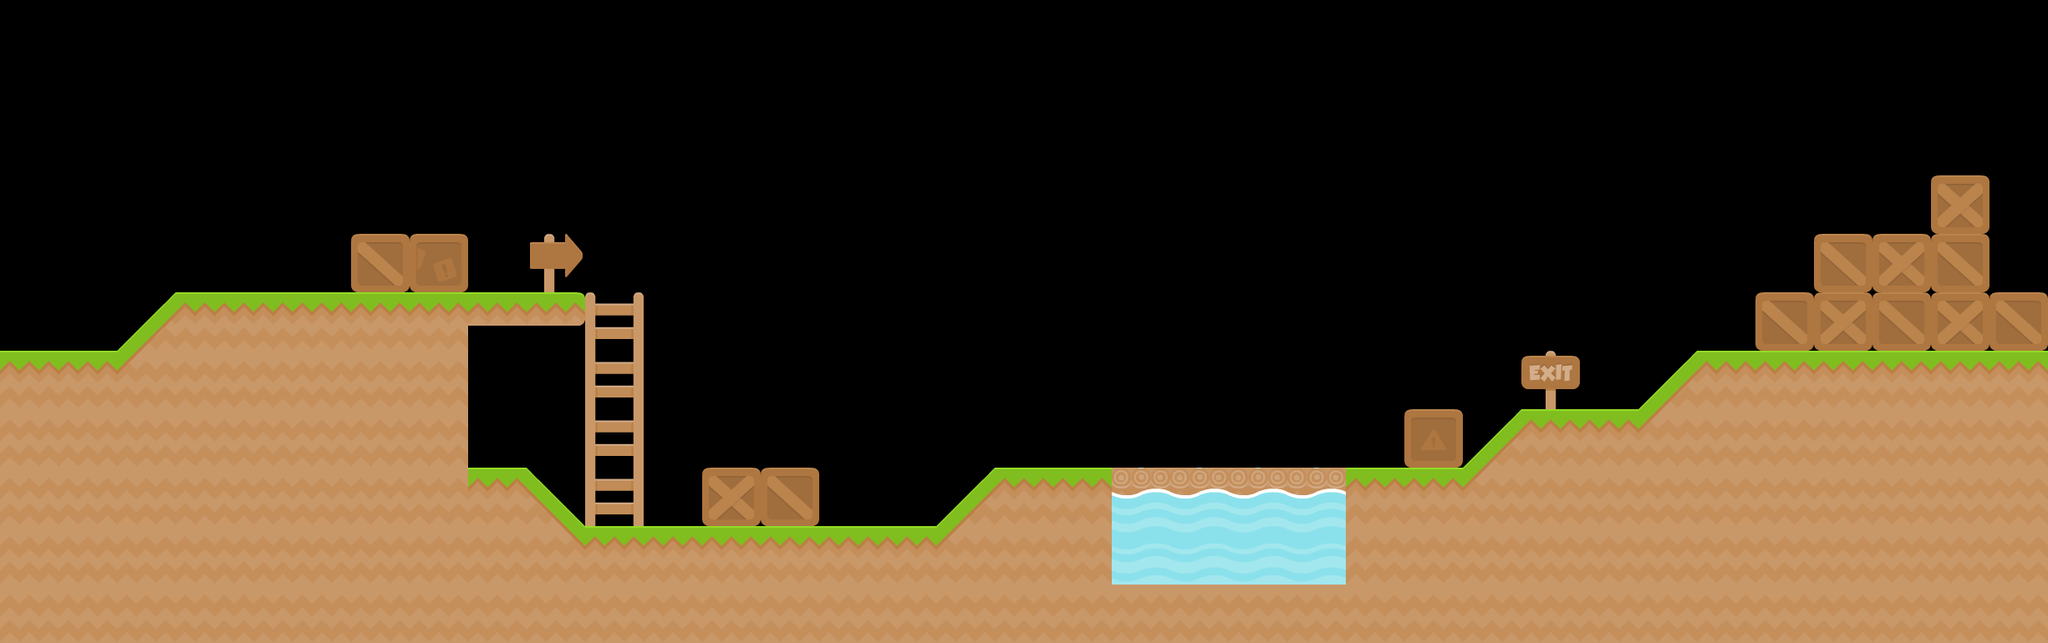

This game map was drawn from its Tiled (.tmx) file and the tilesets committed beside it. A one-line description and the full map source follow:
An orthogonal 35x11 tile map with 70x70 px tiles, 5 tile layers (Backgrounds, Colliders, Ladders, Water, ...).

<map version="1.5" tiledversion="1.6.0" orientation="orthogonal" renderorder="right-down" width="35" height="11" tilewidth="70" tileheight="70" infinite="0" nextlayerid="6" nextobjectid="1">
 <tileset firstgid="1" name="tiles" tilewidth="70" tileheight="70" spacing="4" margin="1" tilecount="156" columns="12">
  <image source="../images/spritesheets/tiles.png" trans="ff00ff" width="886" height="960" />
 </tileset>
 <layer id="5" name="Backgrounds" width="35" height="11">
  <data encoding="csv">
0,0,0,0,0,0,0,0,0,0,0,0,0,0,0,0,0,0,0,0,0,0,0,0,0,0,0,0,0,0,0,0,0,0,0,
0,0,0,0,0,0,0,0,0,0,0,0,0,0,0,0,0,0,0,0,0,0,0,0,0,0,0,0,0,0,0,0,0,0,0,
0,0,0,0,0,0,0,0,0,0,0,0,0,0,0,0,0,0,0,0,0,0,0,0,0,0,0,0,0,0,0,0,0,0,0,
0,0,0,0,0,0,0,0,0,0,0,0,0,0,0,0,0,0,0,0,0,0,0,0,0,0,0,0,0,0,0,0,0,0,0,
0,0,0,0,0,0,0,0,0,0,0,0,0,0,0,0,0,0,0,0,0,0,0,0,0,0,0,0,0,0,0,0,0,0,0,
0,0,0,0,0,0,0,0,0,0,0,0,0,0,0,0,0,0,0,0,0,0,0,0,0,0,0,0,0,0,0,0,0,0,0,
0,0,0,0,0,0,0,0,0,0,0,0,0,0,0,0,0,0,0,0,0,0,0,0,0,0,0,0,0,0,0,0,0,0,0,
0,0,0,0,0,0,0,0,0,0,0,0,0,0,0,0,0,0,0,0,0,0,0,0,0,0,0,0,0,0,0,0,0,0,0,
0,0,0,0,0,0,0,0,0,0,0,0,0,0,0,0,0,0,0,153,153,153,153,0,0,0,0,0,0,0,0,0,0,0,0,
0,0,0,0,0,0,0,0,0,0,0,0,0,0,0,0,0,0,0,153,153,153,153,0,0,0,0,0,0,0,0,0,0,0,0,
0,0,0,0,0,0,0,0,0,0,0,0,0,0,0,0,0,0,0,0,0,0,0,0,0,0,0,0,0,0,0,0,0,0,0
</data>
 </layer>
 <layer id="1" name="Colliders" width="35" height="11">
  <data encoding="csv">
0,0,0,0,0,0,0,0,0,0,0,0,0,0,0,0,0,0,0,0,0,0,0,0,0,0,0,0,0,0,0,0,0,0,0,
0,0,0,0,0,0,0,0,0,0,0,0,0,0,0,0,0,0,0,0,0,0,0,0,0,0,0,0,0,0,0,0,0,0,0,
0,0,0,0,0,0,0,0,0,0,0,0,0,0,0,0,0,0,0,0,0,0,0,0,0,0,0,0,0,0,0,0,0,0,0,
0,0,0,0,0,0,0,0,0,0,0,0,0,0,0,0,0,0,0,0,0,0,0,0,0,0,0,0,0,0,0,0,0,133,0,
0,0,0,0,0,0,145,110,0,0,0,0,0,0,0,0,0,0,0,0,0,0,0,0,0,0,0,0,0,0,0,145,133,145,0,
0,0,33,104,104,104,104,104,57,45,0,0,0,0,0,0,0,0,0,0,0,0,0,0,0,0,0,0,0,0,145,133,145,133,145,
104,104,21,153,153,153,153,153,0,0,0,0,0,0,0,0,0,0,0,0,0,0,0,0,0,0,0,0,33,104,104,104,104,104,104,
153,153,153,153,153,153,153,153,0,0,0,0,0,0,0,0,0,0,0,0,0,0,0,0,37,33,104,104,21,153,153,153,153,153,153,
153,153,153,153,153,153,153,153,104,9,0,0,133,145,0,0,33,104,104,1073741949,1073741949,1073741949,1073741949,104,104,21,153,153,153,153,153,153,153,153,153,
153,153,153,153,153,153,153,153,153,152,104,104,104,104,104,104,21,153,153,0,0,0,0,153,153,153,153,153,153,153,153,153,153,153,153,
153,153,153,153,153,153,153,153,153,153,153,153,153,153,153,153,153,153,153,153,153,153,153,153,153,153,153,153,153,153,153,153,153,153,153
</data>
 </layer>
 <layer id="4" name="Ladders" width="35" height="11">
  <data encoding="csv">
0,0,0,0,0,0,0,0,0,0,0,0,0,0,0,0,0,0,0,0,0,0,0,0,0,0,0,0,0,0,0,0,0,0,0,
0,0,0,0,0,0,0,0,0,0,0,0,0,0,0,0,0,0,0,0,0,0,0,0,0,0,0,0,0,0,0,0,0,0,0,
0,0,0,0,0,0,0,0,0,0,0,0,0,0,0,0,0,0,0,0,0,0,0,0,0,0,0,0,0,0,0,0,0,0,0,
0,0,0,0,0,0,0,0,0,0,0,0,0,0,0,0,0,0,0,0,0,0,0,0,0,0,0,0,0,0,0,0,0,0,0,
0,0,0,0,0,0,0,0,0,0,0,0,0,0,0,0,0,0,0,0,0,0,0,0,0,0,0,0,0,0,0,0,0,0,0,
0,0,0,0,0,0,0,0,0,0,20,0,0,0,0,0,0,0,0,0,0,0,0,0,0,0,0,0,0,0,0,0,0,0,0,
0,0,0,0,0,0,0,0,0,0,32,0,0,0,0,0,0,0,0,0,0,0,0,0,0,0,0,0,0,0,0,0,0,0,0,
0,0,0,0,0,0,0,0,0,0,32,0,0,0,0,0,0,0,0,0,0,0,0,0,0,0,0,0,0,0,0,0,0,0,0,
0,0,0,0,0,0,0,0,0,0,32,0,0,0,0,0,0,0,0,0,0,0,0,0,0,0,0,0,0,0,0,0,0,0,0,
0,0,0,0,0,0,0,0,0,0,0,0,0,0,0,0,0,0,0,0,0,0,0,0,0,0,0,0,0,0,0,0,0,0,0,
0,0,0,0,0,0,0,0,0,0,0,0,0,0,0,0,0,0,0,0,0,0,0,0,0,0,0,0,0,0,0,0,0,0,0
</data>
 </layer>
 <layer id="2" name="Water" width="35" height="11">
  <data encoding="csv">
0,0,0,0,0,0,0,0,0,0,0,0,0,0,0,0,0,0,0,0,0,0,0,0,0,0,0,0,0,0,0,0,0,0,0,
0,0,0,0,0,0,0,0,0,0,0,0,0,0,0,0,0,0,0,0,0,0,0,0,0,0,0,0,0,0,0,0,0,0,0,
0,0,0,0,0,0,0,0,0,0,0,0,0,0,0,0,0,0,0,0,0,0,0,0,0,0,0,0,0,0,0,0,0,0,0,
0,0,0,0,0,0,0,0,0,0,0,0,0,0,0,0,0,0,0,0,0,0,0,0,0,0,0,0,0,0,0,0,0,0,0,
0,0,0,0,0,0,0,0,0,0,0,0,0,0,0,0,0,0,0,0,0,0,0,0,0,0,0,0,0,0,0,0,0,0,0,
0,0,0,0,0,0,0,0,0,0,0,0,0,0,0,0,0,0,0,0,0,0,0,0,0,0,0,0,0,0,0,0,0,0,0,
0,0,0,0,0,0,0,0,0,0,0,0,0,0,0,0,0,0,0,0,0,0,0,0,0,0,0,0,0,0,0,0,0,0,0,
0,0,0,0,0,0,0,0,0,0,0,0,0,0,0,0,0,0,0,0,0,0,0,0,0,0,0,0,0,0,0,0,0,0,0,
0,0,0,0,0,0,0,0,0,0,0,0,0,0,0,0,0,0,0,103,103,103,103,0,0,0,0,0,0,0,0,0,0,0,0,
0,0,0,0,0,0,0,0,0,0,0,0,0,0,0,0,0,0,0,44,44,44,44,0,0,0,0,0,0,0,0,0,0,0,0,
0,0,0,0,0,0,0,0,0,0,0,0,0,0,0,0,0,0,0,0,0,0,0,0,0,0,0,0,0,0,0,0,0,0,0
</data>
 </layer>
 <layer id="3" name="Decorations" width="35" height="11">
  <data encoding="csv">
0,0,0,0,0,0,0,0,0,0,0,0,0,0,0,0,0,0,0,0,0,0,0,0,0,0,0,0,0,0,0,0,0,0,0,
0,0,0,0,0,0,0,0,0,0,0,0,0,0,0,0,0,0,0,0,0,0,0,0,0,0,0,0,0,0,0,0,0,0,0,
0,0,0,0,0,0,0,0,0,0,0,0,0,0,0,0,0,0,0,0,0,0,0,0,0,0,0,0,0,0,0,0,0,0,0,
0,0,0,0,0,0,0,0,0,0,0,0,0,0,0,0,0,0,0,0,0,0,0,0,0,0,0,0,0,0,0,0,0,0,0,
0,0,0,0,0,0,0,0,0,41,0,0,0,0,0,0,0,0,0,0,0,0,0,0,0,0,0,0,0,0,0,0,0,0,0,
0,0,0,0,0,0,0,0,0,0,0,0,0,0,0,0,0,0,0,0,0,0,0,0,0,0,0,0,0,0,0,0,0,0,0,
0,0,0,0,0,0,0,0,0,0,0,0,0,0,0,0,0,0,0,0,0,0,0,0,0,0,65,0,0,0,0,0,0,0,0,
0,0,0,0,0,0,0,0,0,0,0,0,0,0,0,0,0,0,0,0,0,0,0,0,0,0,0,0,0,0,0,0,0,0,0,
0,0,0,0,0,0,0,0,0,0,0,0,0,0,0,0,0,0,0,0,0,0,0,0,0,0,0,0,0,0,0,0,0,0,0,
0,0,0,0,0,0,0,0,0,0,0,0,0,0,0,0,0,0,0,0,0,0,0,0,0,0,0,0,0,0,0,0,0,0,0,
0,0,0,0,0,0,0,0,0,0,0,0,0,0,0,0,0,0,0,0,0,0,0,0,0,0,0,0,0,0,0,0,0,0,0
</data>
 </layer>
</map>
